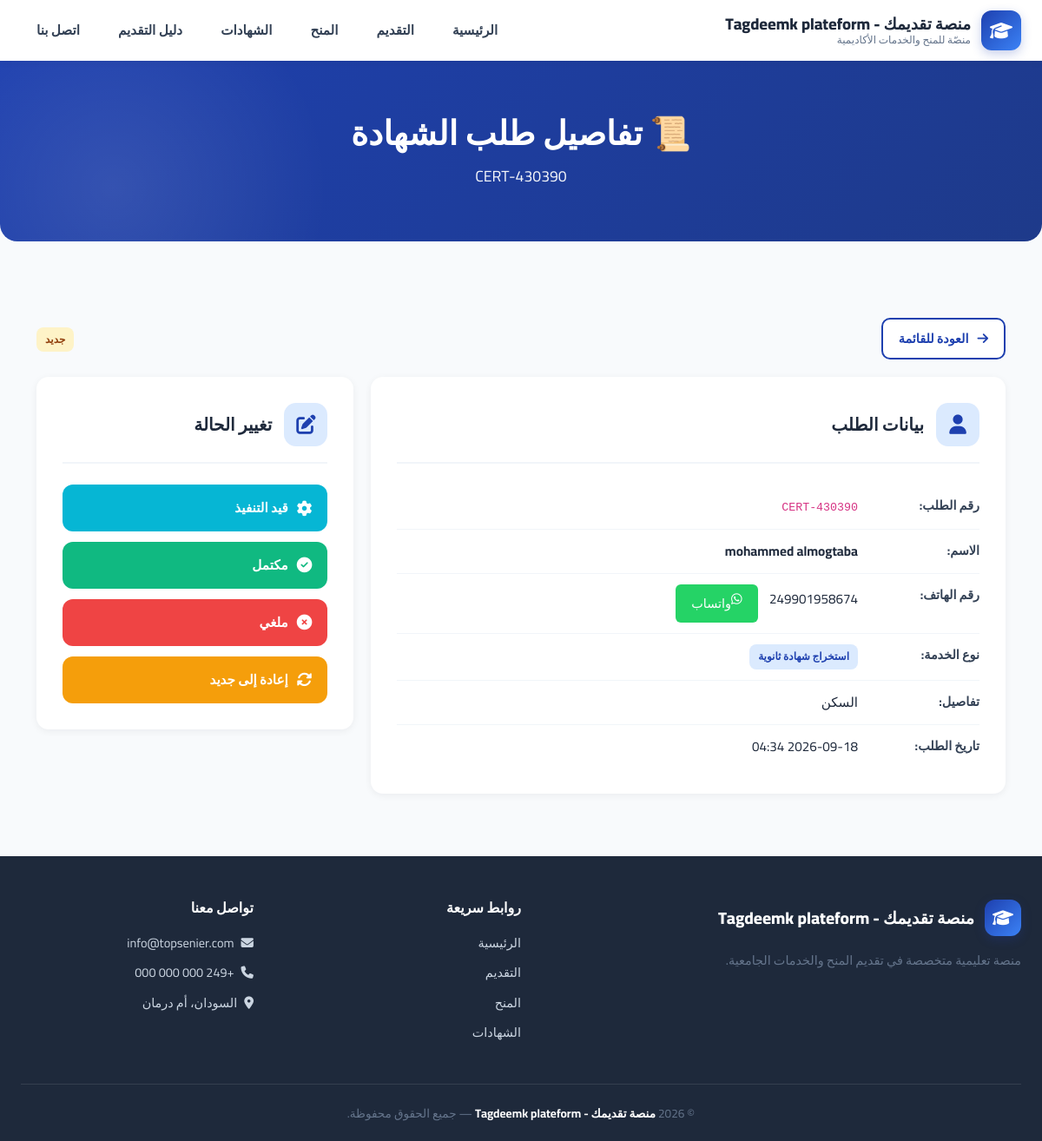
Screenshot of /panel/certificates/1/ (signed in) with the database file from the repository.
### apps/config_app/models.py (models this page shows, shortened)
class SiteSettings(models.Model):
    site_name = models.CharField(
        max_length=100,
        default='توب سينير',
        verbose_name='اسم الموقع'
    )
    site_tagline = models.CharField(
        max_length=200,
        default='منصّتي للمنح والخدمات الأكاديمية',
        verbose_name='الشعار الفرعي'
    )
    hero_badge = models.CharField(
        max_length=200,
        default='🎓 منصة سودانية متكاملة للتعليم الجامعي',
        verbose_name='شعار Hero'
    )
    hero_title = models.CharField(
        max_length=300,
        default='بوابتك إلى الجامعات والمنح والتوثيق',
        verbose_name='عنوان Hero'
    )
    hero_description = models.TextField(
        default='نقدّم لك تجربة تعليمية متكاملة تجمع بين التقديم الإلكتروني، والمنح، وترتيب الرغبات، وتوثيق الشهادات.',
        verbose_name='وصف Hero'
    )
    hero_background = models.ImageField(
        upload_to='hero/%Y/%m/',
        blank=True,
        null=True,
        verbose_name='خلفية Hero',
        help_text='المقاس المثالي: 1920×1080 بكسل - حجم أقل من 1 ميجا'
    )
    hero_overlay_opacity = models.FloatField(
        default=0.6,
        verbose_name='شفافية الطبقة الداكنة',
        help_text='من 0 (بدون طبقة) إلى 1 (طبقة معتمة تماماً)'
    )
    hero_btn1_text = models.CharField(
        max_length=50,
        default='رتّب رغباتك',
        verbose_name='نص الزر الأول',
        blank=True,
    )
    hero_btn1_icon = models.CharField(
        max_length=50,
        default='fa-list-ol',
        verbose_name='أيقونة الزر الأول',
        blank=True,
        help_text='مثال: fa-list-ol',
    )
    hero_btn2_text = models.CharField(
        max_length=50,
        default='قدّم الآن',
        verbose_name='نص الزر الثاني',
        blank=True,
    )
    hero_btn2_icon = models.CharField(
        max_length=50,
        default='fa-paper-plane',
        verbose_name='أيقونة الزر الثاني',
        blank=True,
    )
    contact_phone = models.CharField(
        max_length=50,
        default='+249 000 000 000',
        verbose_name='رقم الهاتف'
    )
    contact_email = models.EmailField(
        default='info@topsenier.com',
        verbose_name='البريد الإلكتروني'
    )
    contact_address = models.CharField(
        max_length=200,
        default='السودان، أم درمان',
        verbose_name='العنوان'
    )
    whatsapp_number = models.CharField(
        max_length=50,
        default='+249000000000',
        verbose_name='رقم الواتساب'
    )
    facebook_url = models.URLField(
        blank=True,
        null=True,
        verbose_name='رابط فيسبوك'
    )
    linkedin_url = models.URLField(
        blank=True,
        null=True,
        verbose_name='رابط لينكدإن'
    )
    about_us = models.TextField(
        default='منصة سودانية متكاملة تهدف إلى تسهيل رحلة الطالب الأكاديمية من التقديم للجامعات حتى استخراج الشهادات.',
        verbose_name='من نحن',
    )
    facebook_page = models.URLField(
        blank=True, null=True,
        verbose_name='صفحة فيسبوك',
    )
    facebook_group = models.URLField(
        blank=True, null=True,
        verbose_name='مجموعة فيسبوك',
    )
    telegram_channel = models.URLField(
        blank=True, null=True,
        verbose_name='قناة تيليجرام',
    )
    telegram_group = models.URLField(
        blank=True, null=True,
        verbose_name='مجموعة تيليجرام',
    )
    instagram_url = models.URLField(
        blank=True, null=True,
        verbose_name='إنستغرام',
    )
    youtube_url = models.URLField(
        blank=True, null=True,
        verbose_name='يوتيوب',
    )
    tiktok_url = models.URLField(
        blank=True, null=True,
        verbose_name='تيك توك',
    )
    twitter_url = models.URLField(
        blank=True, null=True,
        verbose_name='X (تويتر)',
    )
    developer_name = models.CharField(
        max_length=100,
        default='',
        blank=True,
        verbose_name='اسم المطور',
    )
    developer_description = models.TextField(
        default='',
        blank=True,
        verbose_name='وصف المطور',
    )
    developer_email = models.EmailField(
        default='',
        blank=True,
        verbose_name='بريد المطور',
    )
    developer_whatsapp = models.CharField(
        max_length=50,
        default='',
        blank=True,
        verbose_name='واتساب المطور',
    )
    developer_github = models.URLField(
        default='',
        blank=True,
        verbose_name='GitHub المطور',
    )
    developer_website = models.URLField(
        default='',
        blank=True,
        verbose_name='موقع المطور',
    )
    is_active = models.BooleanField(
        default=True,
        verbose_name='نشط'
    )
    updated_at = models.DateTimeField(
        auto_now=True,
        verbose_name='آخر تحديث'
    )
    class Meta:
        verbose_name = 'إعدادات الموقع'
        verbose_name_plural = 'إعدادات الموقع'
    @classmethod
    def get_settings(cls):
        settings, created = cls.objects.get_or_create(pk=1)
        return settings

### apps/certificates/models.py (models this page shows, shortened)
class CertificateRequest(models.Model):
    SERVICE_CHOICES = [
        ('high_school', 'استخراج شهادة ثانوية'),
        ('university', 'استخراج شهادة جامعية'),
        ('verify', 'توثيق شهادة'),
        ('translate', 'ترجمة معتمدة'),
        ('replace', 'بدل فاقد'),
    ]
    STATUS_CHOICES = [
        ('pending', 'جديد'),
        ('processing', 'قيد التنفيذ'),
        ('completed', 'مكتمل'),
        ('cancelled', 'ملغي'),
    ]
    request_code = models.CharField(
        max_length=20,
        unique=True,
        verbose_name='رقم الطلب',
    )
    full_name = models.CharField(
        max_length=200,
        verbose_name='الاسم الرباعي',
    )
    phone_number = models.CharField(
        max_length=20,
        verbose_name='رقم الهاتف (واتساب)',
    )
    service_type = models.CharField(
        max_length=30,
        choices=SERVICE_CHOICES,
        verbose_name='نوع الخدمة',
    )
    details = models.TextField(
        blank=True,
        verbose_name='تفاصيل إضافية',
        help_text='أي معلومات مهمة عن الطلب'
    )
    certificate_file = models.FileField(
        upload_to='certificates/certificate/%Y/%m/',
        blank=True,
        null=True,
        verbose_name='صورة الشهادة',
    )
    national_id_file = models.FileField(
        upload_to='certificates/national_id/%Y/%m/',
        blank=True,
        null=True,
        verbose_name='الرقم الوطني',
    )
    status = models.CharField(
        max_length=20,
        choices=STATUS_CHOICES,
        default='pending',
        verbose_name='الحالة',
    )
    admin_notes = models.TextField(
        blank=True,
        verbose_name='ملاحظات الإدارة',
    )
    submitted_at = models.DateTimeField(
        auto_now_add=True,
        verbose_name='تاريخ الطلب',
    )
    class Meta:
        verbose_name = 'طلب شهادة'
        verbose_name_plural = 'طلبات الشهادات'
        ordering = ['-submitted_at']
    @property
    def service_display(self):
        return dict(self.SERVICE_CHOICES).get(self.service_type, self.service_type)

### apps/panel/views.py (the view)
# urls.py: path('certificates/<int:pk>/', views.certificate_detail, name='certificate_detail'),
@section_access_required('certificates')
def certificate_detail(request, pk):
    from apps.certificates.models import CertificateRequest
    cert = get_object_or_404(CertificateRequest, pk=pk)
    import urllib.parse
    wa_message = f"""مرحباً {cert.full_name}،
بخصوص طلبك رقم {cert.request_code} في منصة سند الطالب،"""
    wa_link = f"https://wa.me/{cert.phone_number}?text={urllib.parse.quote(wa_message)}"
    context = {
        'certificate': cert,
        'wa_link': wa_link,
        'page_title': f'طلب {cert.request_code}',
    }
    return render(request, 'panel/certificate_detail.html', context)

### apps/accounts/models.py (called while the page is built)
    @property
    def is_super_admin(self):
        return self.role == 'super_admin' or self.user.is_superuser

    def has_section_access(self, section_slug):
        if self.is_super_admin:
            return True
        return self.sections.filter(slug=section_slug, is_active=True).exists()

### templates/panel/certificate_detail.html (shortened to what this page needs)
{% extends 'base.html' %}
{% load static %}
{% block content %}
<link rel="stylesheet" href="{% static 'css/style.css' %}">
<link rel="stylesheet" href="{% static 'css/panel.css' %}">
<div class="page-hero">
    <h1>📜 تفاصيل طلب الشهادة</h1>
    <p>{{ certificate.request_code }}</p>
</div>
<div class="container py-5">
    <div class="panel-toolbar">
        <a href="{% url 'panel:certificates' %}" class="btn-outline btn-sm">
            <i class="fa-solid fa-arrow-right"></i> العودة للقائمة
        </a>
        <div>
            <span class="status-badge status-{{ certificate.status }}" id="statusBadge">
                {{ certificate.get_status_display }}
            </span>
        </div>
    </div>
    <div class="detail-grid">
        <div class="info-card">
            <div class="info-card-header">
                <i class="fa-solid fa-user"></i>
                <h3>بيانات الطلب</h3>
            </div>
            <div class="detail-item">
                <div class="label">رقم الطلب:</div>
                <div class="value"><code>{{ certificate.request_code }}</code></div>
            </div>
            <div class="detail-item">
                <div class="label">الاسم:</div>
                <div class="value"><strong>{{ certificate.full_name }}</strong></div>
            </div>
            <div class="detail-item">
                <div class="label">رقم الهاتف:</div>
                <div class="value">
                    <a href="{{ wa_link }}" target="_blank" class="btn-whatsapp btn-sm" style="display:inline-flex; padding:5px 12px; margin-right:10px; border-radius:6px; color:white; text-decoration:none;">
                        <i class="fa-brands fa-whatsapp"></i> واتساب
                    </a>
                </div>
            </div>
            <div class="detail-item">
                <div class="label">نوع الخدمة:</div>
                <div class="value">
                    <span class="type-badge type-bachelor">
                        {{ certificate.service_display }}
                    </span>
                </div>
            </div>
            {% if certificate.details %}
            <div class="detail-item">
                <div class="label">تفاصيل:</div>
                <div class="value">{{ certificate.details }}</div>
            </div>
            {% endif %}
            <div class="detail-item">
                <div class="label">تاريخ الطلب:</div>
                <div class="value">{{ certificate.submitted_at|date:"Y-m-d H:i" }}</div>
            </div>
        </div>
        <div>
            <div class="info-card">
                <div class="info-card-header">
                    <i class="fa-solid fa-edit"></i>
                    <h3>تغيير الحالة</h3>
                </div>
                <div class="action-panel">
                    <button class="action-btn-lg btn-info" onclick="changeStatus('processing')">
                        <i class="fa-solid fa-gear"></i>
                        قيد التنفيذ
                    </button>
                    <button class="action-btn-lg btn-success" onclick="changeStatus('completed')">
                        <i class="fa-solid fa-check-circle"></i>
                        مكتمل
                    </button>
                    <button class="action-btn-lg btn-danger" onclick="changeStatus('cancelled')">
                        <i class="fa-solid fa-times-circle"></i>
                        ملغي
                    </button>
                    <button class="action-btn-lg btn-warning" onclick="changeStatus('pending')">
                        <i class="fa-solid fa-rotate"></i>
                        إعادة إلى جديد
                    </button>
                </div>
            </div>
        </div>
    </div>
</div>
{% endblock %}

### templates/partials/header.html (shortened to what this page needs)
<header class="header">
    <div class="header-container">
        <div class="logo" onclick="window.location.href='{% url 'home:index' %}'">
            <div class="logo-icon"><i class="fa-solid fa-graduation-cap"></i></div>
            <div class="logo-text">
                <span class="brand">{{ SITE_NAME }}</span>
                <span class="tagline">{{ SITE_TAGLINE }}</span>
            </div>
        </div>
        <nav class="nav-menu" id="navMenu">
            <a class="nav-link {% if request.resolver_match.app_name == 'home' %}active{% endif %}"
               href="{% url 'home:index' %}">الرئيسية</a>
            <a class="nav-link {% if request.resolver_match.app_name == 'admission' %}active{% endif %}"
               href="{% url 'admission:index' %}">التقديم</a>
            <a class="nav-link {% if request.resolver_match.app_name == 'scholarships' %}active{% endif %}"
               href="{% url 'scholarships:index' %}">المنح</a>
            <a class="nav-link {% if request.resolver_match.app_name == 'certificates' %}active{% endif %}"
               href="{% url 'certificates:index' %}">الشهادات</a>
            <a class="nav-link {% if request.resolver_match.app_name == 'guide' %}active{% endif %}"
               href="{% url 'guide:index' %}">دليل التقديم</a>
            <a class="nav-link {% if request.resolver_match.app_name == 'contact' %}active{% endif %}"
               href="{% url 'contact:index' %}">اتصل بنا</a>
        </nav>
    </div>
</header>

### templates/partials/footer.html
<footer class="footer">
    <div class="footer-grid">
        <div class="footer-about">
            <div class="footer-brand">
                <div class="logo-icon"><i class="fa-solid fa-graduation-cap"></i></div>
                <span class="brand">{{ SITE_NAME }}</span>
            </div>
            <p>منصة تعليمية متخصصة في تقديم المنح والخدمات الجامعية.</p>
        </div>
        <div class="footer-col">
            <h4>روابط سريعة</h4>
            <ul>
                <li><a href="{% url 'home:index' %}">الرئيسية</a></li>
                <li><a href="{% url 'admission:index' %}">التقديم</a></li>
                <li><a href="{% url 'scholarships:index' %}">المنح</a></li>
                <li><a href="{% url 'certificates:index' %}">الشهادات</a></li>
            </ul>
        </div>
        <div class="footer-col">
            <h4>تواصل معنا</h4>
            <ul>
                <li><a><i class="fa-solid fa-envelope"></i> {{ SITE_EMAIL }}</a></li>
                <li><a><i class="fa-solid fa-phone"></i> {{ SITE_PHONE }}</a></li>
                <li><a><i class="fa-solid fa-location-dot"></i> {{ SITE_ADDRESS }}</a></li>
            </ul>
        </div>
    </div>
    <div class="footer-bottom">
        © 2026 <strong>{{ SITE_NAME }}</strong> — جميع الحقوق محفوظة.
    </div>
</footer>

### static/css/panel.css (style rules this page uses)
.panel-toolbar { display: flex; justify-content: space-between; align-items: center; flex-wrap: wrap; gap: 15px; margin-bottom: 20px; }
.btn-sm { padding: 10px 18px !important; font-size: 0.9rem !important; }
.status-badge, .stream-badge, .type-badge { display: inline-block; padding: 4px 10px; border-radius: 8px; font-size: 0.75rem; font-weight: 700; white-space: nowrap; }
.status-pending { background: #fef3c7; color: #92400e; }
.type-bachelor { background: #dbeafe; color: #1e40af; }
.detail-grid { display: grid; grid-template-columns: 2fr 1fr; gap: 20px; }
.detail-item { display: flex; padding: 12px 0; border-bottom: 1px solid #f1f5f9; }
.detail-item:last-child { border-bottom: none; }
.detail-item .label { min-width: 140px; font-weight: 700; color: #334155; font-size: 0.9rem; }
.detail-item .value { color: #1e293b; font-size: 0.95rem; word-break: break-word; flex: 1; }
.action-panel { display: flex; flex-direction: column; gap: 12px; }
.action-btn-lg { display: flex; align-items: center; gap: 10px; padding: 14px 18px; border-radius: 12px; font-weight: 700; font-size: 0.95rem; text-decoration: none; border: none; cursor: pointer; transition: all 0.2s; width: 100%; justify-content: flex-start; font-family: inherit; }
.action-btn-lg i { font-size: 1.1rem; }
.btn-success { background: #10b981; color: white; }
.btn-warning { background: #f59e0b; color: white; }
.btn-danger { background: #ef4444; color: white; }
.btn-info { background: #06b6d4; color: white; }
.btn-whatsapp { background: #25d366; color: white; }

### rows the page displays
SiteSettings: site_name "منصة تقديمك - Tagdeemk plateform", site_tagline "منصّة للمنح والخدمات الأكاديمية", contact_email "info@topsenier.com", contact_phone "+249 000 000 000", contact_address "السودان، أم درمان"
CertificateRequest: request_code "CERT-430390", status "جديد", full_name "mohammed almogtaba", service_display "استخراج شهادة ثانوية", details "السكن", submitted_at "2026-09-18 04:34"
